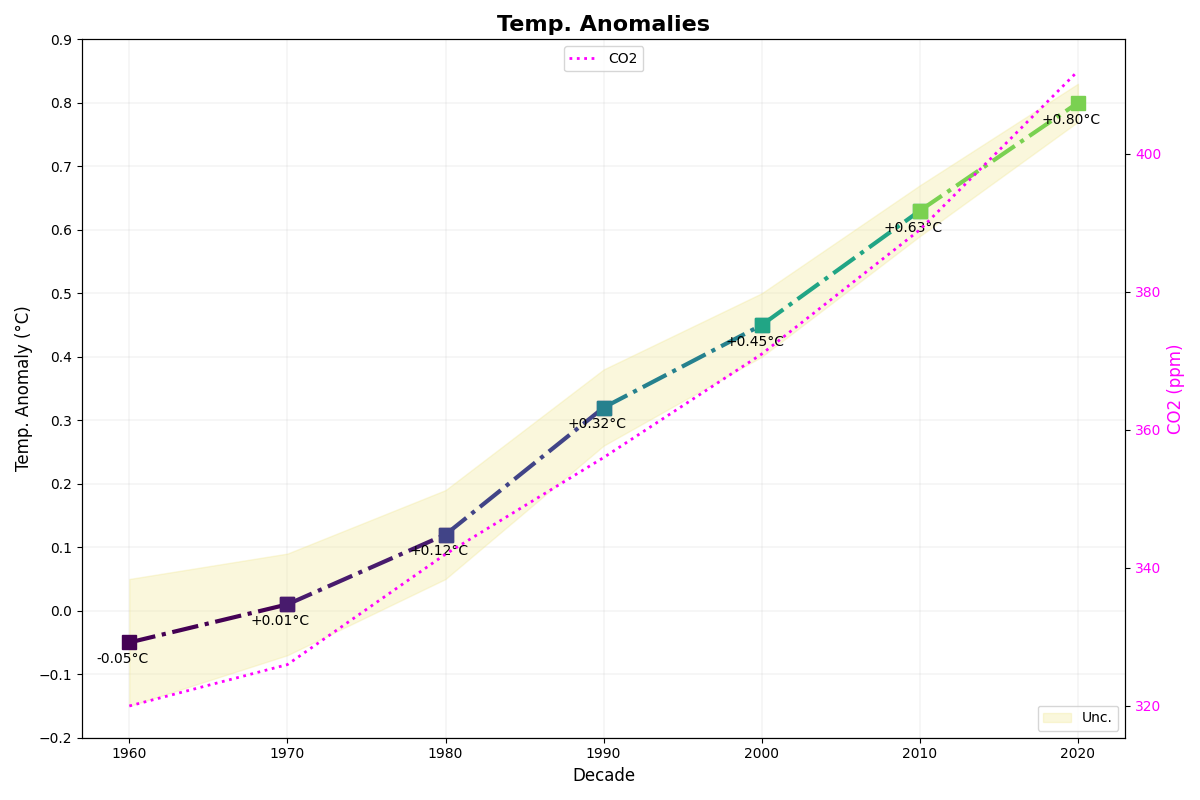

Write Python code to recreate this figure.
import matplotlib.pyplot as plt
import numpy as np
import matplotlib.cm as cm
import matplotlib.colors as mcolors

decades = np.array([1960, 1970, 1980, 1990, 2000, 2010, 2020])
temperature_anomalies = np.array([-0.05, 0.01, 0.12, 0.32, 0.45, 0.63, 0.80])
uncertainties = np.array([0.1, 0.08, 0.07, 0.06, 0.05, 0.04, 0.03])

norm = mcolors.Normalize(vmin=min(temperature_anomalies), vmax=max(temperature_anomalies))
cmap = cm.viridis

fig, ax = plt.subplots(figsize=(12, 8))

ax.fill_between(decades, temperature_anomalies - uncertainties, temperature_anomalies + uncertainties, 
                color='khaki', alpha=0.3, label='Unc.')

for i in range(len(decades) - 1):
    ax.plot(decades[i:i+2], temperature_anomalies[i:i+2], marker='s', 
            color=cmap(norm(temperature_anomalies[i])), markersize=10, linewidth=3, linestyle='-.')

for decade, anomaly in zip(decades, temperature_anomalies):
    ax.annotate(f'{anomaly:+.2f}°C', xy=(decade, anomaly), xytext=(-5, -15),
                textcoords='offset points', ha='center', fontsize=10, color='black')

ax.set_title('Temp. Anomalies', fontsize=16, fontweight='bold')
ax.set_xlabel('Decade', fontsize=12)
ax.set_ylabel('Temp. Anomaly (°C)', fontsize=12)

ax.grid(True, which='both', linestyle='-', linewidth=0.3, alpha=0.5)
ax.set_axisbelow(True)

ax.set_yticks(np.arange(-0.2, 1.0, 0.1))

ax.legend(loc='lower right', fontsize=10)

co2_levels = np.array([320, 326, 342, 356, 371, 389, 412])
ax2 = ax.twinx()
ax2.plot(decades, co2_levels, color='magenta', linestyle=':', linewidth=2, label='CO2')
ax2.set_ylabel('CO2 (ppm)', fontsize=12, color='magenta')
ax2.tick_params(axis='y', labelcolor='magenta')
ax2.legend(loc='upper center', fontsize=10)

plt.tight_layout()
plt.show()
